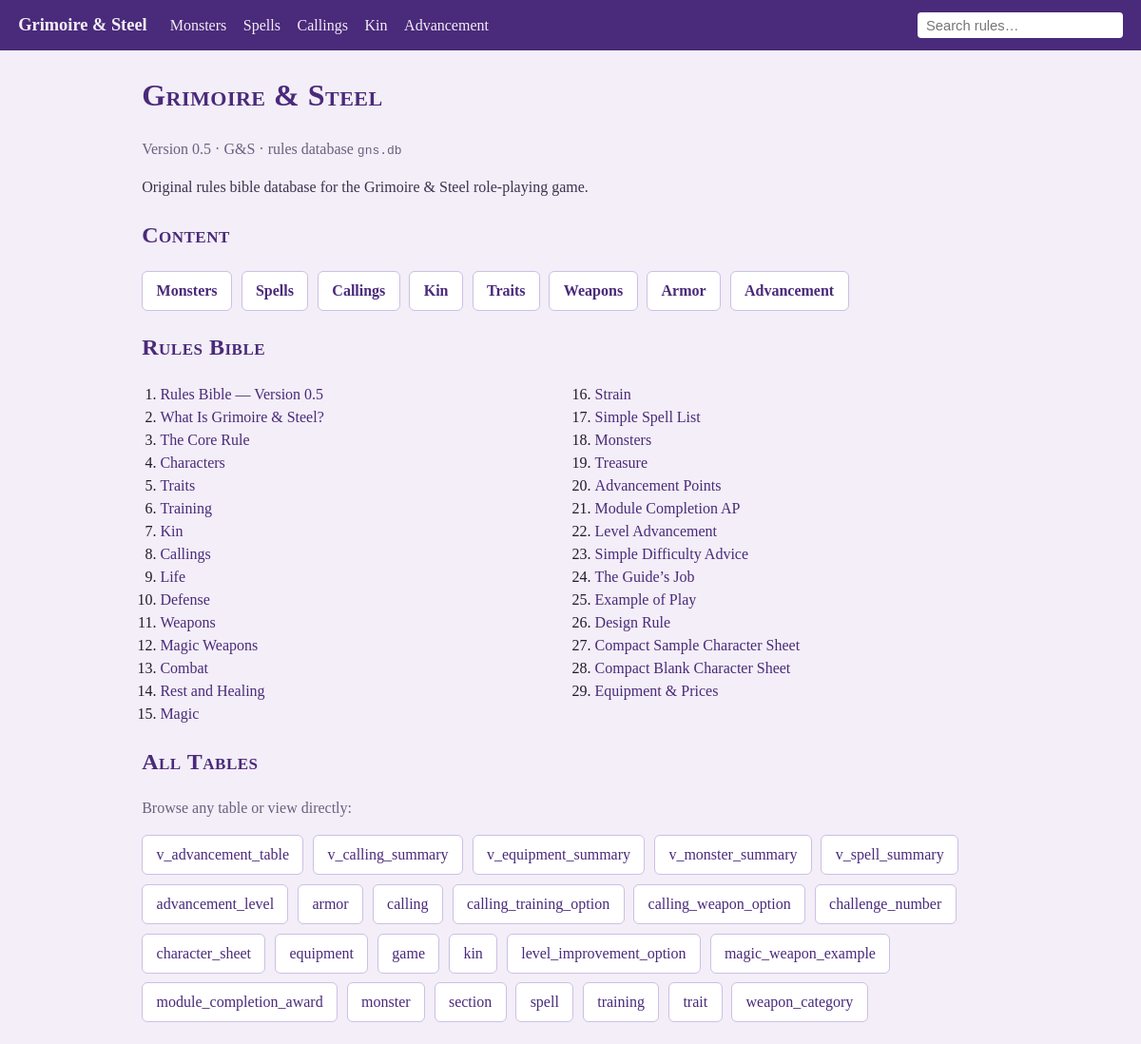
Before: / with the older database file.
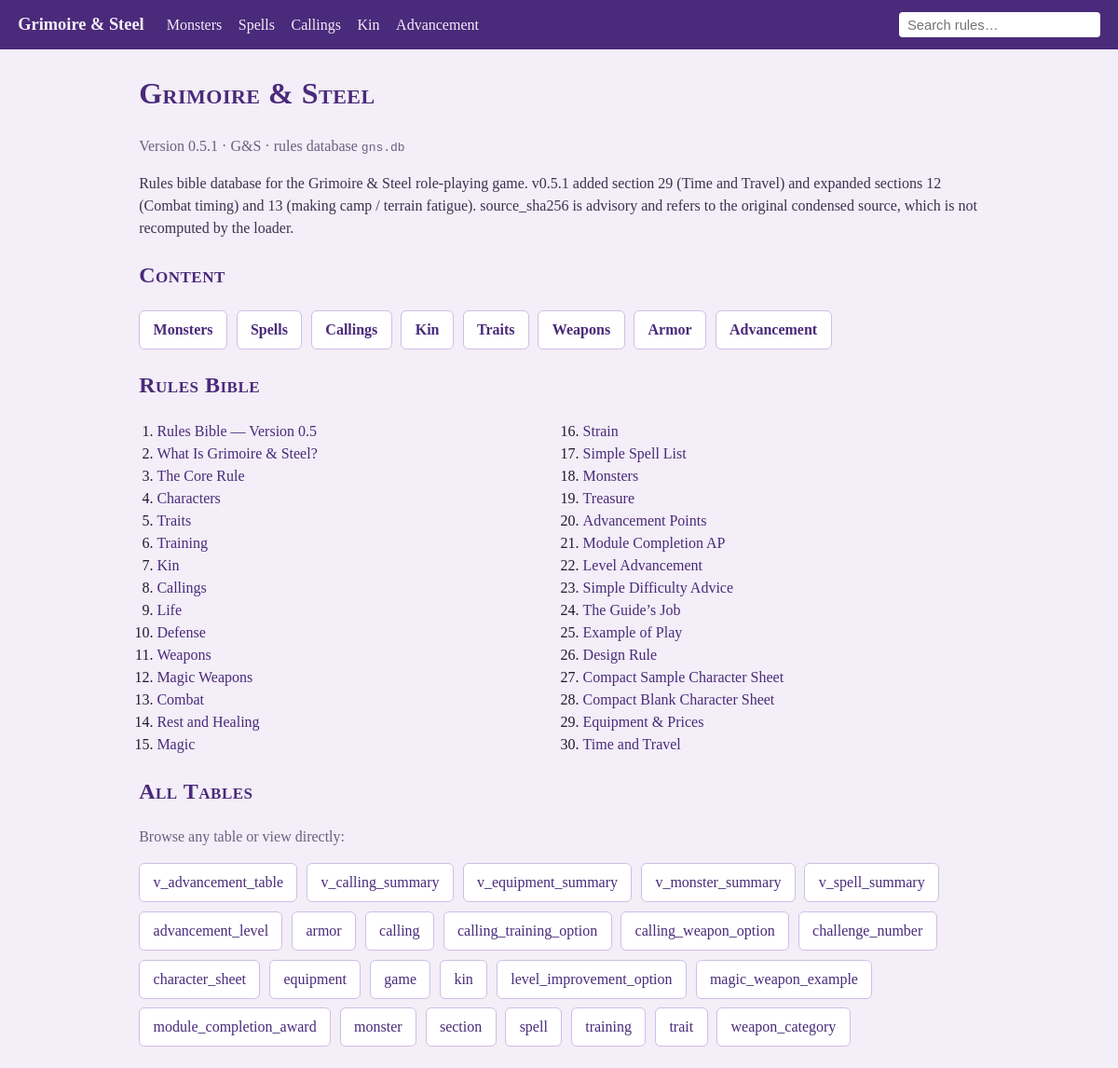
After: the same page with the newer database file.
### tables this page shows
CREATE TABLE game (
    game_id INTEGER PRIMARY KEY CHECK (game_id = 1),
    title TEXT NOT NULL UNIQUE,
    abbreviation TEXT NOT NULL UNIQUE,
    version TEXT NOT NULL,
    source_file TEXT NOT NULL,
    source_sha256 TEXT NOT NULL,
    created_utc TEXT NOT NULL,
    notes TEXT NOT NULL
) STRICT;

CREATE TABLE section (
    section_id INTEGER PRIMARY KEY,
    section_number INTEGER,
    title TEXT NOT NULL,
    heading TEXT NOT NULL,
    slug TEXT NOT NULL UNIQUE,
    body_markdown TEXT NOT NULL,
    sort_order INTEGER NOT NULL UNIQUE,
    CHECK (sort_order > 0)
) STRICT;

### app/app.py (the view)
@app.route("/")
def index():
    db = get_db()
    game = db.execute("SELECT * FROM game WHERE game_id = 1").fetchone()
    sections = db.execute(
        "SELECT section_number, title, slug FROM section ORDER BY sort_order"
    ).fetchall()
    return render_template(
        "index.html",
        game=game,
        sections=sections,
        content_pages=CONTENT_PAGES,
        tables=listable_objects(db),
    )

### app/app.py (called while the page is built)
@app.after_request
def allow_local_control(resp):
    resp.headers["Access-Control-Allow-Origin"] = "*"
    return resp

def get_db():
    if "db" not in g:
        if not DB.exists():
            raise RuntimeError(f"{DB} not found - run 'py gns/build/load_gns.py' first.")
        g.db = sqlite3.connect(DB)
        g.db.row_factory = sqlite3.Row
    return g.db

def listable_objects(db):
    rows = db.execute(
        "SELECT name, type FROM sqlite_master "
        "WHERE type IN ('table','view') AND name NOT LIKE 'sqlite_%' "
        "ORDER BY type DESC, name"
    ).fetchall()
    skip = ("section_fts", "rules_search")
    return [
        r["name"]
        for r in rows
        if r["name"] not in skip
        and not any(r["name"].endswith(s) for s in ("_config", "_content", "_data", "_docsize", "_idx"))
    ]

### app/templates/index.html
{% extends "base.html" %}
{% block content %}
  <h1>{{ game['title'] }}</h1>
  <p class="muted">
    Version {{ game['version'] }} &middot; {{ game['abbreviation'] }} &middot;
    rules database <code>gns.db</code>
  </p>
  <p class="desc">{{ game['notes'] }}</p>
  <h2>Content</h2>
  <div class="cards">
    {% for key, page in content_pages.items() %}
      <a href="{{ url_for('content_' ~ key) }}">{{ page[0] }}</a>
    {% endfor %}
  </div>
  <h2>Rules Bible</h2>
  <ol class="sections">
    {% for s in sections %}
      <li><a href="{{ url_for('section', slug=s['slug']) }}">{{ s['title'] }}</a></li>
    {% endfor %}
  </ol>
  <h2>All Tables</h2>
  <p class="muted">Browse any table or view directly:</p>
  <div class="cards">
    {% for t in tables %}
      <a href="{{ url_for('table', name=t) }}" style="font-weight:normal">{{ t }}</a>
    {% endfor %}
  </div>
{% endblock %}

### app/templates/base.html (shortened to what this page needs)
<!doctype html>
<html lang="en">
<head>
</head>
<body>
  <header>
    <a class="brand" href="{{ url_for('index') }}">Grimoire &amp; Steel</a>
    <a href="{{ url_for('content_monsters') }}">Monsters</a>
    <a href="{{ url_for('content_spells') }}">Spells</a>
    <a href="{{ url_for('content_callings') }}">Callings</a>
    <a href="{{ url_for('content_kin') }}">Kin</a>
    <a href="{{ url_for('content_advancement') }}">Advancement</a>
    <form class="nav-search" method="get" action="{{ url_for('search') }}">
      <input type="text" name="q" placeholder="Search rules…" value="{{ q or '' }}">
    </form>
  </header>
  <main>
    {% block content %}{% endblock %}
  </main>
</body>
</html>

### app/templates/base.html (style rules this page uses)
:root { --ink:#211a30; --paper:#f3eef7; --accent:#4a2a7a; --accent2:#7a1f12; }
* { box-sizing: border-box; }
body { margin:0; font-family: Georgia, "Times New Roman", serif; background: var(--paper); color: var(--ink); line-height:1.5; }
header { background: var(--accent); color:#f3eef7; padding:.8rem 1.2rem; display:flex; flex-wrap:wrap; align-items:center; gap:.2rem 1.1rem; }
header a { color:#f3eef7; text-decoration:none; }
header .brand { font-weight:bold; font-size:1.15rem; margin-right:.4rem; }
header form.nav-search { margin-left:auto; }
header form.nav-search input { padding:.32rem .55rem; border:none; border-radius:4px; font-size:.92rem; min-width:180px; }
main { max-width: 940px; margin: 1.4rem auto; padding: 0 1.2rem; }
h1,h2 { font-variant: small-caps; letter-spacing:.5px; color:var(--accent); }
.muted { color:#6b6080; }
.desc { color:#3a3350; }
.cards { display:flex; flex-wrap:wrap; gap:.6rem; margin:1rem 0; }
.cards a { display:inline-block; padding:.5rem .9rem; background:#fff; color:var(--accent); border:1px solid #cdbfe6; border-radius:6px; text-decoration:none; font-weight:bold; }
ol.sections { columns:2; gap:2rem; padding-left:1.2rem; }
ol.sections a { color:var(--accent); text-decoration:none; }

Changed rows visible on the page:
changed game "Grimoire & Steel": version "0.5" → "0.5.1"; notes "Original rules bible database for the Grimoire & Steel role-playing game." → "Rules bible database for the Grimoire & Steel role-playing game. v0.5.1 added section 29 (Time and Travel) and expanded sections 12 (Combat timing) and 13 (making camp / terrain fatigue). source_sha256 is advisory and refers to the original condensed source, which is not recomputed by the loader."
added section: title "Time and Travel"
